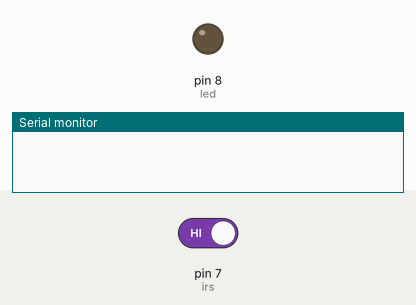
Bench run of a sketch on a simulated Arduino Uno, built with avr-gcc and run on an emulated ATmega328P. On the bench: output pins drawn as LEDs (lit = HIGH), the last lines printed to the serial monitor. Inputs (shaded band) come from the test bench; at power-on: pin 7 (irs) HIGH.

Above: at 2.8 s.
2.9 s: pin 7 (irs) driven LOW
At 4.2 s:
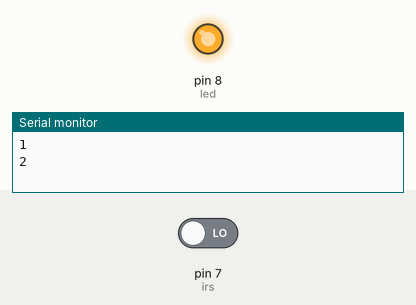
4.5 s: pin 7 (irs) driven HIGH
At 5.8 s:
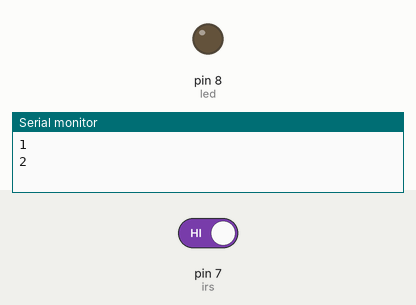
Timing chart, 0 to 7.5 s (numbered marks = the images above; inputs shaded):
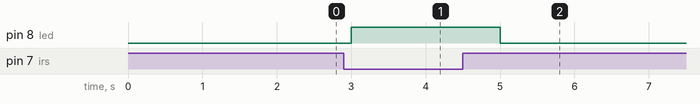

The sketch:

IRcount1.ino
```cpp
const int irs = 7;
const int led = 8;
int count=0;
int detect;
void setup() {
  pinMode (irs, INPUT);
  pinMode(led, OUTPUT);
  Serial.begin (9600);
}

void loop() {
  detect = digitalRead (irs);
  if (detect == LOW)
  {
    count=count+1;
    Serial.println(count);
    digitalWrite (led, HIGH);
  }
  else
  {
    digitalWrite (led, LOW);
  }
  delay (1000);
}
```

Measured:
- after the input at 2.9 s, pin 8 (led): LOW → HIGH after 0.10 s
- after the input at 4.5 s, pin 8 (led): HIGH → LOW after 0.50 s
